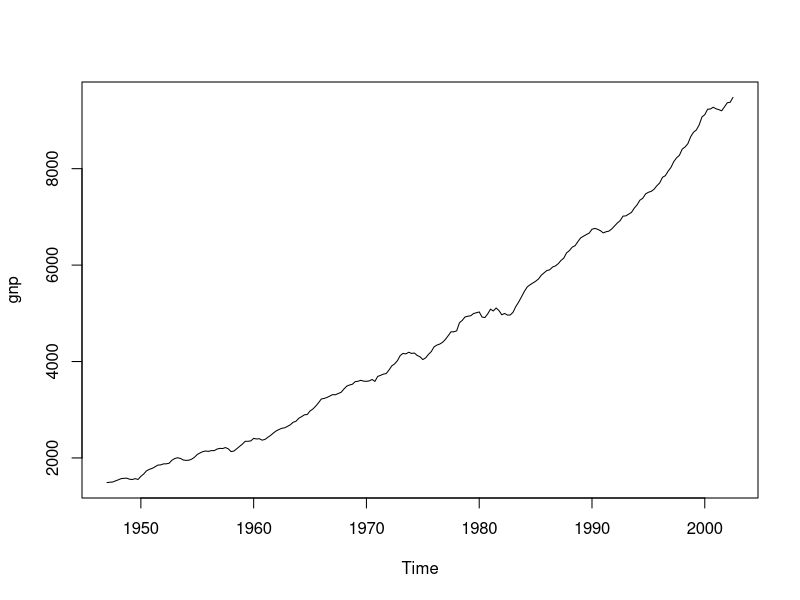

Write R code to recreate this figure. (Note: this script raises an error after producing the figure.)
gnp96 <- read.table("gnp96.txt")
gnp <- ts(gnp96$V2, start=1947, f=4)
plot(gnp)
# rosnący ->różnicujemy
dgnp = diff(gnp)
plot(dif)
abline(h=0)
ddgnp = diff(dgnp)
plot(ddif)
abline(h=0)
lgnp <- log(gnp)
dlgnp = diff(lgnp)
plot(dlgnp)

par(mfrow=c(1,1))
acf(dlgnp)
pacf(dlgnp)

?arima
gnp.ar<-arima(dlgnp,order=c(1,0,0))
gnp.ar

gnp.ma<-arima(dlgnp,order=c(0,0,2))
gnp.ma

acf(gnp.ar$res,100)
?Box.test
Box.test(gnp.ar$res, type="Ljung")
qqnorm(gnp.ar$res); qqline(gnp.ar$res)

Box.test(gnp.ar$res, 10, type="Ljung")
qqnorm(gnp.ar$res); qqline(gnp.ar$res)
tsdiag(gnp.ar)
tsdiag(gnp.ma)

gnp.arma<-arima(dlgnp,order=c(1,0,2))
tsdiag(gnp.arma)
AIC(gnp.ar); AIC(gnp.ma); AIC(gnp.arma);

log(gnp.ma$sigma2)+(222+2)/(222-2-2)
log(gnp.ar$sigma2)+(222+1)/(222-1-2)
log(gnp.arma$sigma2)+(222+2)/(222-2-2)

log(gnp.ma$sigma2)+(2*log(222)/222)
log(gnp.ar$sigma2)+(1*log(222)/222)
log(gnp.arma$sigma2)+(2*log(222)/222)

# task3

prod <- ts(scan("prod.txt"),f=12, start=1948)
plot(prod)
dprod <- diff(prod)
plot(dprod)
acf(dprod, 100)
ddprod <- diff(dprod, lag=12)
plot(ddprod)
par(mfrow=c(2,1))
acf(ddprod, 100)
pacf(ddprod, 100)

?arima
prod1 = arima(prod,order=c(1,1,1),
            seasonal=list(order=c(0,1,1),period=12))
prod1
tsdiag(prod1)

prod2 = arima(prod,order=c(1,1,1),
            seasonal=list(order=c(2,1,0),period=12))
tsdiag(prod2)

prod3 = arima(prod,order=c(4,1,0),
            seasonal=list(order=c(2,1,0),period=12))
tsdiag(prod3)

prod4 = arima(prod,order=c(1,1,1),
              seasonal=list(order=c(4,1,1),period=12))
prod4

# c(1,1,1) c=(4,4,1) the best result
tsdiag(prod4)

pred = predict(prod4, n.ahead=24)
pred
par(mfrow=c(1,1))
plot(prod, xlim=c(1970,1981), ylim=c(80, 180))

lines(pred$pred,col="red")
lines(pred$pred+1.64*pred$se,col="red",lty="dashed")
lines(pred$pred-1.64*pred$se,col="red",lty="dashed")
